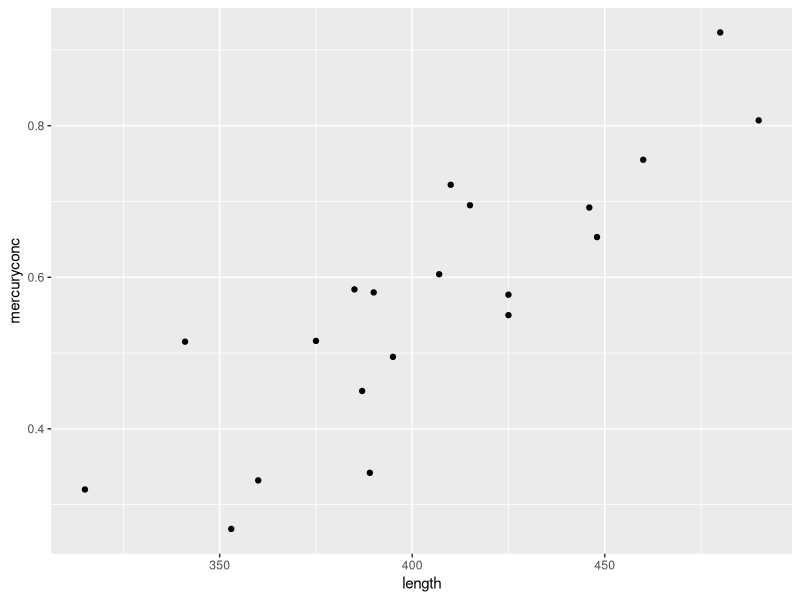
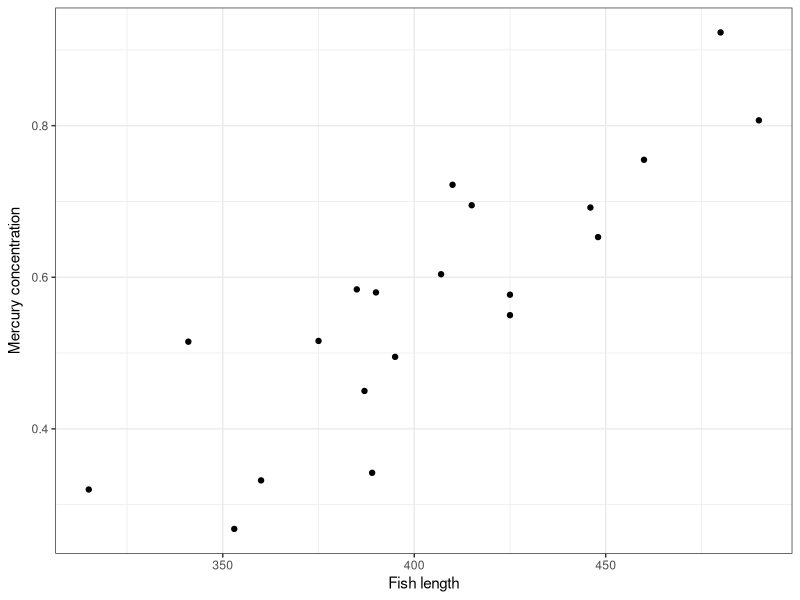
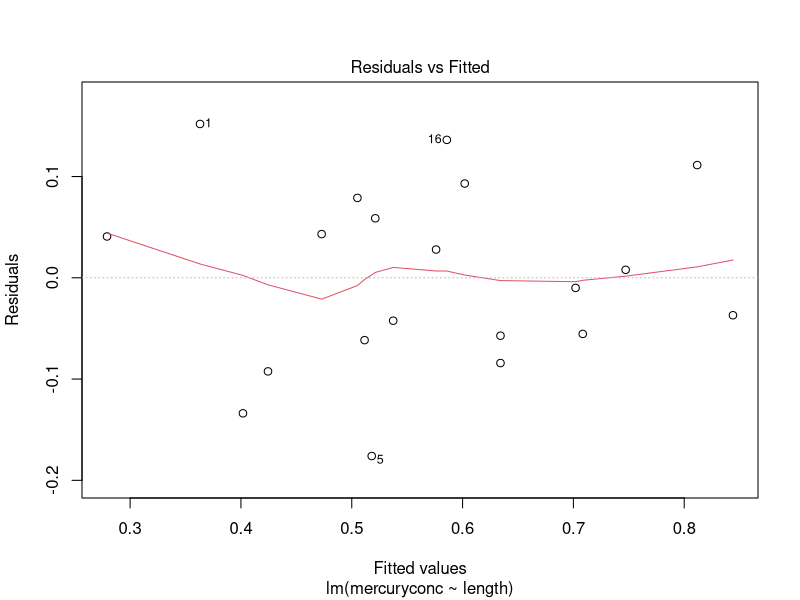
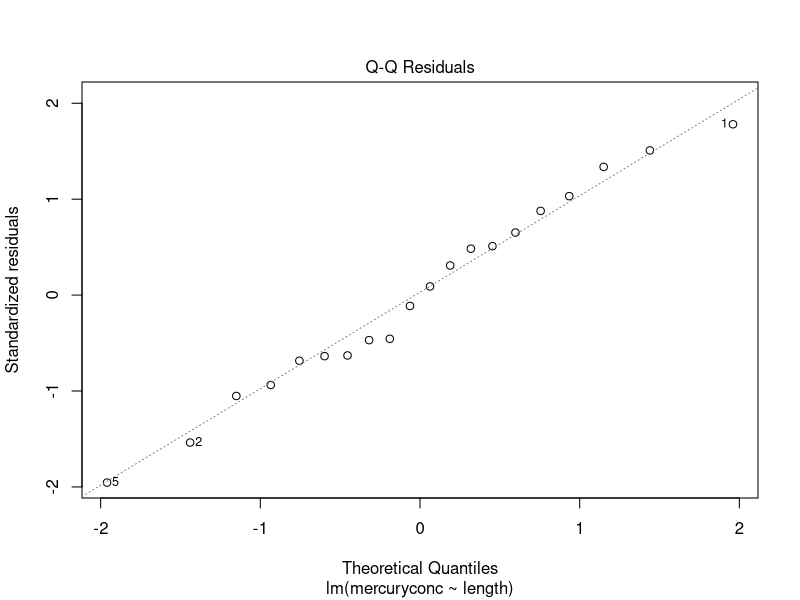
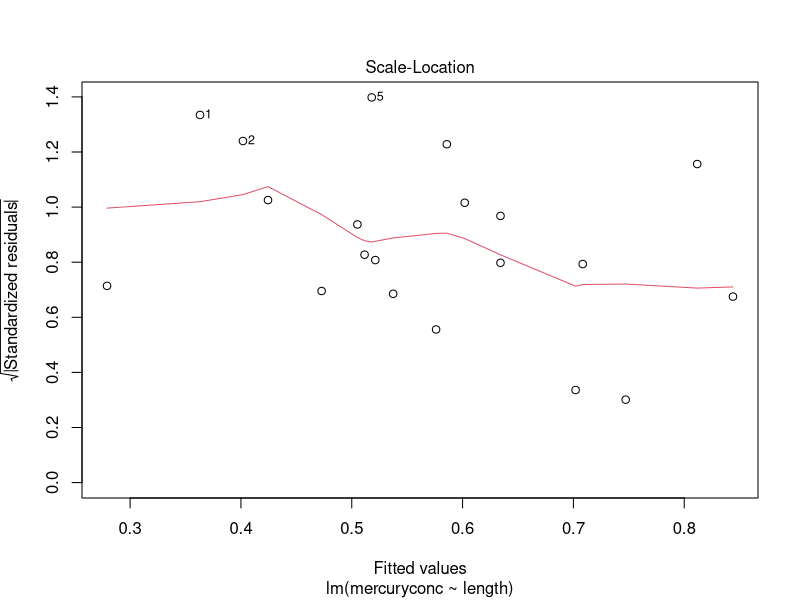
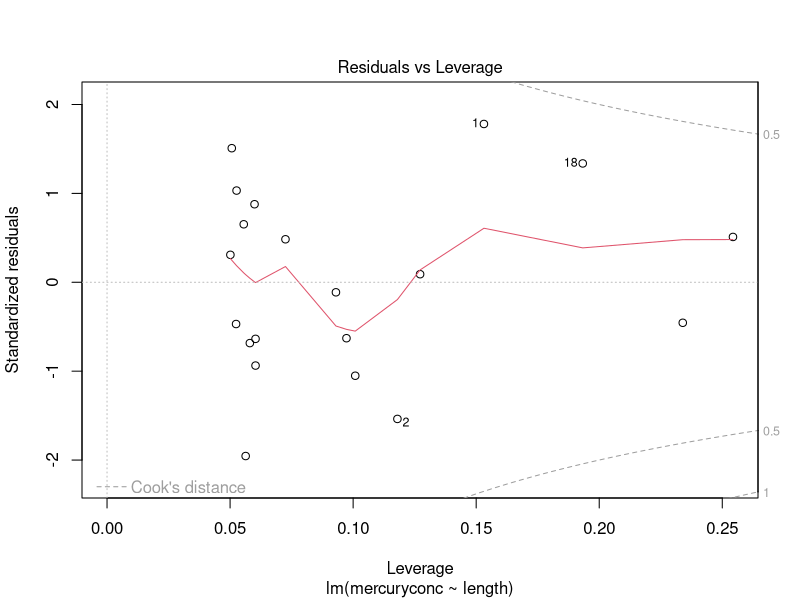
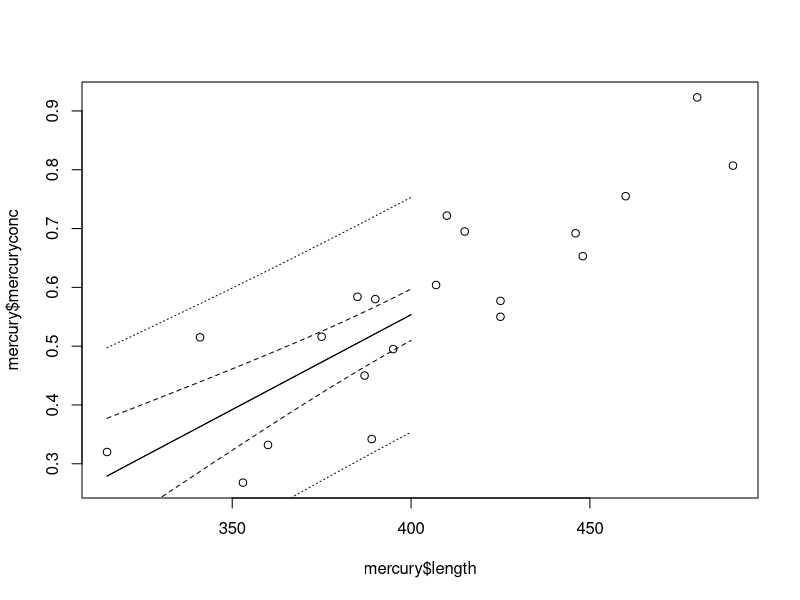
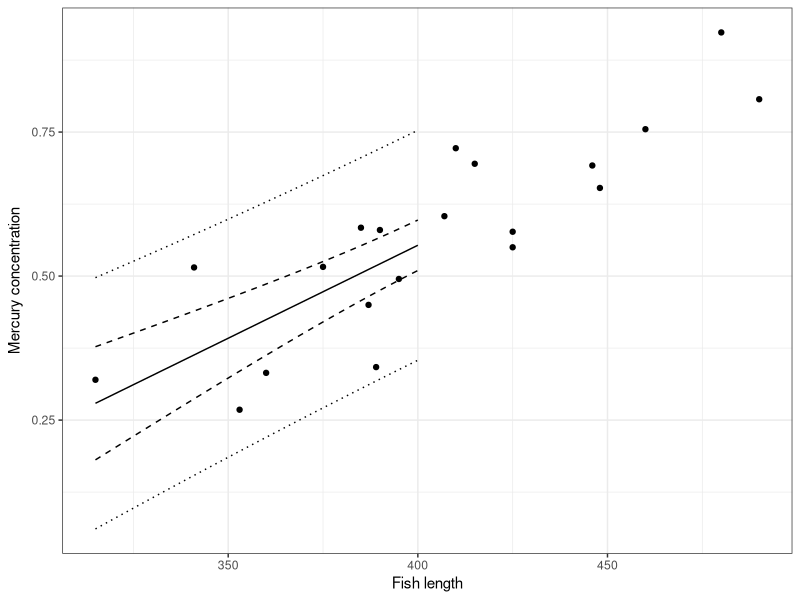

Source code (R) for these figures, in order:
install.packages("tidyverse")
library(tidyverse)
mercury<-read_tsv("mercury.txt")
summary(mercury)

# > summary(mercury)
# length       mercuryconc    
# Min.   :315.0   Min.   :0.2680  
# 1st Qu.:382.5   1st Qu.:0.4838  
# Median :401.0   Median :0.5785  
# Mean   :404.8   Mean   :0.5690  
# 3rd Qu.:430.2   3rd Qu.:0.6927  
# Max.   :490.0   Max.   :0.9230  
# > 
view(mercury)#view entire dataset
mercury %>%
  ggplot(aes(x=length,y=mercuryconc))+
  geom_point()#create scatter plot
#a nicer picture
mercury %>%
  ggplot(aes(x=length, y=mercuryconc))+
  geom_point()+
  xlab("Fish length")+
  ylab(expression(paste("Mercury concentration")))+
  theme_bw()

#Model

mercury.lm<-lm(mercuryconc~length, data=mercury)
summary(mercury.lm)

#   Output:
#   Call:
#   lm(formula = mercuryconc ~ length, data = mercury)
# 
# Residuals:
#   Min        1Q      Median        3Q       Max 
# -0.176008 -0.058283 -0.001059  0.063799  0.151906 
# 
# Coefficients:
#                 Estimate  Std. Error  t value  Pr(>|t|)    
# (Intercept)   -0.7374358  0.1900069  -3.881  0.00109 ** 
#   length       0.0032274  0.0004666   6.917  1.82e-06 ***
#   ---
#   Signif. codes:  0 ‘***’ 0.001 ‘**’ 0.01 ‘*’ 0.05 ‘.’ 0.1 ‘ ’ 1
# 
# Residual standard error: 0.09269 on 18 degrees of freedom
# Multiple R-squared:  0.7266,	Adjusted R-squared:  0.7114 
# F-statistic: 47.84 on 1 and 18 DF,  p-value: 1.822e-06
# 

 #Coefficients

#residual plot #cehck assumptions
plot(mercury.lm)
#predictions
predict(mercury.lm)
new<-data.frame(length=400)
predict(mercury.lm,newdata=new)
#       1 
#0.5535087 
#
#Confidence and prediction intervals
predict(mercury.lm, newdata=new, interval="confidence")
predict(mercury.lm, newdata=new, interval="prediction")

# fit            lwr       upr
# 1 0.5535087 0.5097119 0.5973054
# > predict(mercury.lm, newdata=new, interval="prediction")
#     fit      lwr       upr
# 1 0.5535087 0.353913 0.7531043

#confidence interval can be changed using level

predict(mercury.lm, newdata=new, interval = "prediction", level=0.99)

#        fit       lwr       upr
#1    0.5535087 0.2800458 0.8269716

#confidence and prediction bands can be produced in the following way: (see table new)

new<-data.frame(length=315:400)
new$conf<-predict(mercury.lm, newdata=new, interval="confidence")
new$pred<-predict(mercury.lm, newdata=new, interval="prediction")

plot(mercury$length, mercury$mercuryconc)
matlines(new$length, new$conf,lty=c(1,2,2), col="black")
matlines(new$length, new$pred,lty=c(1,3,3), col="black")

#the same plot using the function ggplot and using x- and y- axis

mercury %>%
  ggplot()+
  geom_point(aes(x=length, y=mercuryconc))+
  geom_line(data=new, aes(x=length, y=conf[,1]), linetype=1)+
  geom_line(data=new, aes(x=length, y=conf[,2]), linetype=2)+
  geom_line(data=new, aes(x=length, y=conf[,3]), linetype=2)+
  geom_line(data=new, aes(x=length, y=pred[,2]), linetype=3)+
  geom_line(data=new, aes(x=length, y=pred[,3]), linetype=3)+
  xlab("Fish length")+
  ylab(expression(paste("Mercury concentration")))+
  theme_bw()
  
#multilinear regression

library(tidyverse)
soilPh<-read_tsv("soilpH.txt")
soilph.lm<-lm(pH~lat+age+tempsum+NO3,data=soilPh)
summary(soilph.lm)


#Residuals:
 # Min       1Q      Median       3Q      Max 
#-0.81629 -0.27096 -0.07196  0.14913  1.61360 

# Coefficients:
#   Estimate Std. Error t value Pr(>|t|)    
# (Intercept) -5.199e+01  8.046e+00  -6.462 1.65e-09 ***
#   lat          8.818e-01  1.246e-01   7.074 6.89e-11 ***
#   age         -2.789e-03  7.877e-04  -3.541 0.000543 ***
#   tempsum     -1.189e-01  7.949e-01  -0.150 0.881352    
# NO3          1.014e-02  1.958e-03   5.180 7.70e-07 ***
#   ---
#   Signif. codes:  0 ‘***’ 0.001 ‘**’ 0.01 ‘*’ 0.05 ‘.’ 0.1 ‘ ’ 1
# 
# Residual standard error: 0.4579 on 138 degrees of freedom
# Multiple R-squared:  0.3734,	Adjusted R-squared:  0.3552 
# F-statistic: 20.56 on 4 and 138 DF,  p-value: 2.629e-13

plot(soilph.lm)
soilPh%>%
  ggplot(aes(x=NO3,y=pH))+
  geom_point()
library(car)
crPlots(soilph.lm)

#multicollinearity
library(tidyverse)
hillsrun<-read_tsv("hillsrun.txt")
hillsrun%>%
  select(-name)%>%
  plot()
install.packages("GGally")
library(GGally)
hillsrun %>%
  select(-name)%>%
  ggpairs()

hillsrun.lm<-lm(time~dist+climb, data=hillsrun)
summary(hillsrun.lm)

hillsrunsdist.lm<-lm(time~dist, data=hillsrun)
summary(hillsrunsdist.lm)

hillsrunsclimb.lm<-lm(time~climb, data=hillsrun)
summary(hillsrunsclimb.lm)
vif(hillsrun.lm)
#leverage observations

time_dist.lm<-lm(time~dist, data=hillsrun)
plot(time_dist.lm)
view(hillsrun)
hillsrun_new<-hillsrun%>%
  filter(name!="Two Breweries")

hillsrun_new.lm<-lm(time~dist+climb, data=hillsrun_new)
summary(hillsrun_new.lm)
plot(hillsrun_new.lm)

